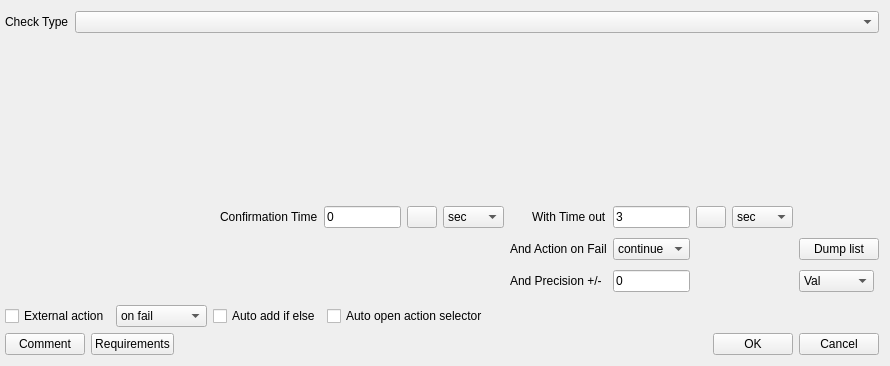
<?xml version="1.0" encoding="UTF-8"?>
<ui version="4.0">
 <class>GTACheckWidget</class>
 <widget class="QWidget" name="GTACheckWidget">
  <property name="windowModality">
   <enum>Qt::ApplicationModal</enum>
  </property>
  <property name="geometry">
   <rect>
    <x>0</x>
    <y>0</y>
    <width>890</width>
    <height>366</height>
   </rect>
  </property>
  <property name="windowTitle">
   <string>Control Selector</string>
  </property>
  <property name="windowIcon">
   <iconset resource="../resource.qrc">
    <normaloff>:/images/forms/img/GTAAppIcon.png</normaloff>:/images/forms/img/GTAAppIcon.png</iconset>
  </property>
  <layout class="QGridLayout" name="gridLayout_2">
   <property name="leftMargin">
    <number>5</number>
   </property>
   <item row="4" column="0">
    <layout class="QHBoxLayout" name="horizontalLayout">
     <item>
      <widget class="QPushButton" name="CommentPB">
       <property name="toolTip">
        <string>&lt;!DOCTYPE HTML PUBLIC &quot;-//W3C//DTD HTML 4.0//EN&quot; &quot;http://www.w3.org/TR/REC-html40/strict.dtd&quot;&gt;
&lt;html&gt;&lt;head&gt;&lt;meta name=&quot;qrichtext&quot; content=&quot;1&quot; /&gt;&lt;style type=&quot;text/css&quot;&gt;
p, li { white-space: pre-wrap; }
&lt;/style&gt;&lt;/head&gt;&lt;body style=&quot; font-family:'MS Shell Dlg 2'; font-size:8.25pt; font-weight:400; font-style:normal;&quot;&gt;
&lt;p style=&quot; margin-top:0px; margin-bottom:0px; margin-left:0px; margin-right:0px; -qt-block-indent:0; text-indent:0px;&quot;&gt;&lt;span style=&quot; font-size:8pt; font-weight:600; text-decoration: underline;&quot;&gt;Comment:&lt;/span&gt;&lt;/p&gt;
&lt;p style=&quot; margin-top:0px; margin-bottom:0px; margin-left:0px; margin-right:0px; -qt-block-indent:0; text-indent:0px;&quot;&gt;&lt;span style=&quot; font-size:8pt;&quot;&gt;This command add/modify the comment on the action command&lt;/span&gt;&lt;/p&gt;
&lt;p style=&quot;-qt-paragraph-type:empty; margin-top:0px; margin-bottom:0px; margin-left:0px; margin-right:0px; -qt-block-indent:0; text-indent:0px; font-size:8pt; font-weight:600;&quot;&gt;&lt;/p&gt;&lt;/body&gt;&lt;/html&gt;</string>
       </property>
       <property name="text">
        <string>Comment</string>
       </property>
       <property name="icon">
        <iconset resource="../resource.qrc">
         <normaloff>:/images/forms/img/COMMENT.png</normaloff>:/images/forms/img/COMMENT.png</iconset>
       </property>
      </widget>
     </item>
     <item>
      <widget class="QPushButton" name="RequirementsPB">
       <property name="text">
        <string>Requirements</string>
       </property>
       <property name="icon">
        <iconset resource="../resource.qrc">
         <normaloff>:/images/forms/img/Requirements.png</normaloff>:/images/forms/img/Requirements.png</iconset>
       </property>
      </widget>
     </item>
     <item>
      <spacer name="horizontalSpacer_2">
       <property name="orientation">
        <enum>Qt::Horizontal</enum>
       </property>
       <property name="sizeHint" stdset="0">
        <size>
         <width>318</width>
         <height>20</height>
        </size>
       </property>
      </spacer>
     </item>
     <item>
      <widget class="QPushButton" name="OKPB">
       <property name="text">
        <string>OK</string>
       </property>
       <property name="icon">
        <iconset resource="../resource.qrc">
         <normaloff>:/images/forms/img/OK.png</normaloff>:/images/forms/img/OK.png</iconset>
       </property>
      </widget>
     </item>
     <item>
      <widget class="QPushButton" name="CancelPB">
       <property name="text">
        <string>Cancel</string>
       </property>
       <property name="icon">
        <iconset resource="../resource.qrc">
         <normaloff>:/images/forms/img/CANCEL.jpg</normaloff>:/images/forms/img/CANCEL.jpg</iconset>
       </property>
      </widget>
     </item>
    </layout>
   </item>
   <item row="1" column="0">
    <widget class="QStackedWidget" name="CheckStackSW">
     <property name="currentIndex">
      <number>1</number>
     </property>
     <widget class="QWidget" name="page"/>
     <widget class="QWidget" name="page_2"/>
    </widget>
   </item>
   <item row="2" column="0">
    <layout class="QHBoxLayout" name="horizontalLayout_3">
     <item>
      <spacer name="horizontalSpacer">
       <property name="orientation">
        <enum>Qt::Horizontal</enum>
       </property>
       <property name="sizeHint" stdset="0">
        <size>
         <width>278</width>
         <height>97</height>
        </size>
       </property>
      </spacer>
     </item>
     <item>
      <layout class="QGridLayout" name="gridLayout">
       <property name="sizeConstraint">
        <enum>QLayout::SetDefaultConstraint</enum>
       </property>
       <item row="0" column="1">
        <widget class="QLineEdit" name="ConfTimeLE">
         <property name="text">
          <string>0</string>
         </property>
        </widget>
       </item>
       <item row="0" column="0">
        <widget class="QLabel" name="ConfTimeLB">
         <property name="text">
          <string>Confirmation Time</string>
         </property>
        </widget>
       </item>
       <item row="1" column="7">
        <widget class="QComboBox" name="OnFailCB">
         <item>
          <property name="text">
           <string>continue</string>
          </property>
         </item>
         <item>
          <property name="text">
           <string>stop</string>
          </property>
         </item>
        </widget>
       </item>
       <item row="0" column="3">
        <widget class="QComboBox" name="ConfTimeUnitCB">
         <property name="maximumSize">
          <size>
           <width>75</width>
           <height>16777215</height>
          </size>
         </property>
         <item>
          <property name="text">
           <string extracomment="seconds">sec</string>
          </property>
         </item>
         <item>
          <property name="text">
           <string extracomment="Milli Seconds">mSec</string>
          </property>
         </item>
        </widget>
       </item>
       <item row="2" column="7">
        <widget class="QLineEdit" name="PrecisionLE">
         <property name="text">
          <string>0</string>
         </property>
        </widget>
       </item>
       <item row="1" column="10">
        <widget class="QPushButton" name="DumpListPB">
         <property name="text">
          <string>Dump list</string>
         </property>
         <property name="icon">
          <iconset resource="../resource.qrc">
           <normaloff>:/images/forms/img/Paramlog.png</normaloff>:/images/forms/img/Paramlog.png</iconset>
         </property>
        </widget>
       </item>
       <item row="2" column="10">
        <widget class="QComboBox" name="onPrecisonUnitCB">
         <property name="sizePolicy">
          <sizepolicy hsizetype="Minimum" vsizetype="Fixed">
           <horstretch>0</horstretch>
           <verstretch>0</verstretch>
          </sizepolicy>
         </property>
         <property name="maximumSize">
          <size>
           <width>75</width>
           <height>16777215</height>
          </size>
         </property>
         <item>
          <property name="text">
           <string>Val</string>
          </property>
         </item>
         <item>
          <property name="text">
           <string>%</string>
          </property>
         </item>
        </widget>
       </item>
       <item row="1" column="6">
        <widget class="QLabel" name="OnFailLabel">
         <property name="text">
          <string>And Action on Fail</string>
         </property>
        </widget>
       </item>
       <item row="0" column="6" alignment="Qt::AlignRight">
        <widget class="QLabel" name="TimeOutLabel">
         <property name="text">
          <string>With Time out</string>
         </property>
        </widget>
       </item>
       <item row="2" column="6">
        <widget class="QLabel" name="PrecisionLabel">
         <property name="text">
          <string>And Precision +/-</string>
         </property>
        </widget>
       </item>
       <item row="0" column="7">
        <widget class="QLineEdit" name="TimeOutLE">
         <property name="text">
          <string>3</string>
         </property>
        </widget>
       </item>
       <item row="0" column="2">
        <widget class="QPushButton" name="SearchConfirmationPB">
         <property name="sizePolicy">
          <sizepolicy hsizetype="Minimum" vsizetype="Minimum">
           <horstretch>0</horstretch>
           <verstretch>0</verstretch>
          </sizepolicy>
         </property>
         <property name="maximumSize">
          <size>
           <width>30</width>
           <height>25</height>
          </size>
         </property>
         <property name="text">
          <string/>
         </property>
         <property name="icon">
          <iconset resource="../resource.qrc">
           <normaloff>:/images/forms/img/SEARCH.png</normaloff>:/images/forms/img/SEARCH.png</iconset>
         </property>
        </widget>
       </item>
       <item row="0" column="8">
        <widget class="QPushButton" name="SearchTimeoutPB">
         <property name="sizePolicy">
          <sizepolicy hsizetype="Minimum" vsizetype="Minimum">
           <horstretch>0</horstretch>
           <verstretch>0</verstretch>
          </sizepolicy>
         </property>
         <property name="maximumSize">
          <size>
           <width>30</width>
           <height>25</height>
          </size>
         </property>
         <property name="text">
          <string/>
         </property>
         <property name="icon">
          <iconset resource="../resource.qrc">
           <normaloff>:/images/forms/img/SEARCH.png</normaloff>:/images/forms/img/SEARCH.png</iconset>
         </property>
        </widget>
       </item>
       <item row="0" column="9">
        <widget class="QComboBox" name="onTimeUnitCB">
         <property name="maximumSize">
          <size>
           <width>75</width>
           <height>16777215</height>
          </size>
         </property>
         <item>
          <property name="text">
           <string extracomment="seconds">sec</string>
          </property>
         </item>
         <item>
          <property name="text">
           <string extracomment="Milli Seconds">mSec</string>
          </property>
         </item>
        </widget>
       </item>
      </layout>
     </item>
    </layout>
   </item>
   <item row="0" column="0">
    <layout class="QHBoxLayout" name="horizontalLayout_2">
     <item>
      <widget class="QLabel" name="label">
       <property name="sizePolicy">
        <sizepolicy hsizetype="Fixed" vsizetype="Preferred">
         <horstretch>0</horstretch>
         <verstretch>0</verstretch>
        </sizepolicy>
       </property>
       <property name="text">
        <string>Check Type</string>
       </property>
      </widget>
     </item>
     <item>
      <widget class="QComboBox" name="CheckTypeCB"/>
     </item>
    </layout>
   </item>
   <item row="3" column="0">
    <layout class="QHBoxLayout" name="horizontalLayout_6">
     <item>
      <widget class="QCheckBox" name="ExternalActionCheckBox">
       <property name="text">
        <string>External action</string>
       </property>
      </widget>
     </item>
     <item>
      <widget class="QComboBox" name="ExternalActionComboBox">
       <item>
        <property name="text">
         <string>on fail</string>
        </property>
       </item>
       <item>
        <property name="text">
         <string>on success</string>
        </property>
       </item>
      </widget>
     </item>
     <item>
      <widget class="QCheckBox" name="autoAddIfElse">
       <property name="text">
        <string>Auto add if else</string>
       </property>
      </widget>
     </item>
     <item>
      <widget class="QCheckBox" name="AutoOpenActionCB">
       <property name="text">
        <string>Auto open action selector</string>
       </property>
      </widget>
     </item>
     <item>
      <spacer name="horizontalSpacer_3">
       <property name="orientation">
        <enum>Qt::Horizontal</enum>
       </property>
       <property name="sizeHint" stdset="0">
        <size>
         <width>40</width>
         <height>20</height>
        </size>
       </property>
      </spacer>
     </item>
    </layout>
   </item>
  </layout>
 </widget>
 <tabstops>
  <tabstop>CheckTypeCB</tabstop>
  <tabstop>onPrecisonUnitCB</tabstop>
  <tabstop>CommentPB</tabstop>
  <tabstop>OKPB</tabstop>
  <tabstop>CancelPB</tabstop>
 </tabstops>
 <resources>
  <include location="../resource.qrc"/>
 </resources>
 <connections/>
</ui>
